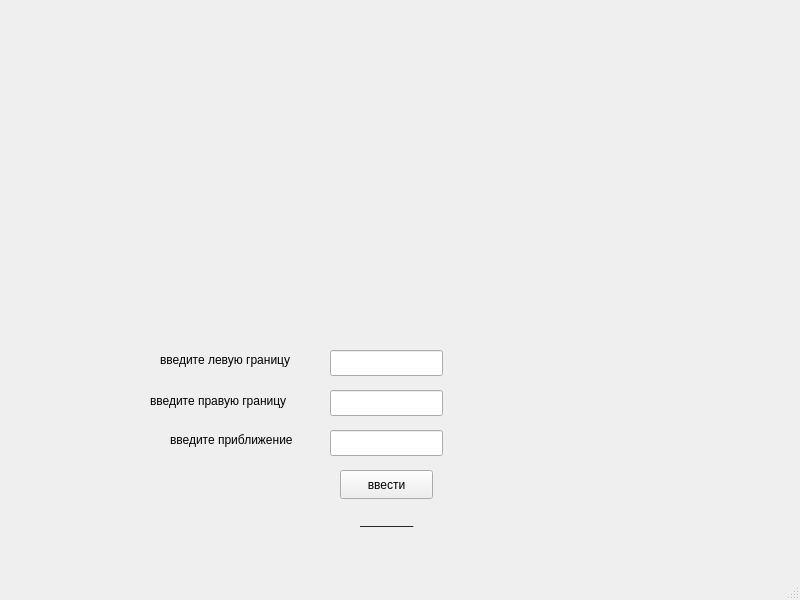
<?xml version="1.0" encoding="UTF-8"?>
<ui version="4.0">
 <class>MainWindow</class>
 <widget class="QMainWindow" name="MainWindow">
  <property name="geometry">
   <rect>
    <x>0</x>
    <y>0</y>
    <width>800</width>
    <height>600</height>
   </rect>
  </property>
  <property name="windowTitle">
   <string>MainWindow</string>
  </property>
  <widget class="QWidget" name="centralwidget">
   <widget class="QLineEdit" name="lineEdit">
    <property name="geometry">
     <rect>
      <x>330</x>
      <y>350</y>
      <width>113</width>
      <height>26</height>
     </rect>
    </property>
   </widget>
   <widget class="QLineEdit" name="lineEdit_2">
    <property name="geometry">
     <rect>
      <x>330</x>
      <y>390</y>
      <width>113</width>
      <height>26</height>
     </rect>
    </property>
   </widget>
   <widget class="QLineEdit" name="lineEdit_3">
    <property name="geometry">
     <rect>
      <x>330</x>
      <y>430</y>
      <width>113</width>
      <height>26</height>
     </rect>
    </property>
   </widget>
   <widget class="QPushButton" name="pushButton">
    <property name="geometry">
     <rect>
      <x>340</x>
      <y>470</y>
      <width>93</width>
      <height>29</height>
     </rect>
    </property>
    <property name="text">
     <string>ввести</string>
    </property>
   </widget>
   <widget class="QLabel" name="label">
    <property name="geometry">
     <rect>
      <x>360</x>
      <y>510</y>
      <width>301</width>
      <height>20</height>
     </rect>
    </property>
    <property name="text">
     <string>________</string>
    </property>
   </widget>
   <widget class="QChartView" name="vchrt" native="true">
    <property name="geometry">
     <rect>
      <x>170</x>
      <y>20</y>
      <width>421</width>
      <height>321</height>
     </rect>
    </property>
   </widget>
   <widget class="QLabel" name="label_2">
    <property name="geometry">
     <rect>
      <x>160</x>
      <y>350</y>
      <width>211</width>
      <height>20</height>
     </rect>
    </property>
    <property name="text">
     <string>введите левую границу</string>
    </property>
   </widget>
   <widget class="QLabel" name="label_3">
    <property name="geometry">
     <rect>
      <x>150</x>
      <y>380</y>
      <width>181</width>
      <height>41</height>
     </rect>
    </property>
    <property name="text">
     <string>введите правую границу</string>
    </property>
   </widget>
   <widget class="QLabel" name="label_4">
    <property name="geometry">
     <rect>
      <x>170</x>
      <y>430</y>
      <width>171</width>
      <height>20</height>
     </rect>
    </property>
    <property name="text">
     <string>введите приближение</string>
    </property>
   </widget>
  </widget>
  <widget class="QMenuBar" name="menubar">
   <property name="geometry">
    <rect>
     <x>0</x>
     <y>0</y>
     <width>800</width>
     <height>26</height>
    </rect>
   </property>
  </widget>
  <widget class="QStatusBar" name="statusbar"/>
 </widget>
 <customwidgets>
  <customwidget>
   <class>QChartView</class>
   <extends>QWidget</extends>
   <header>qchartview.h</header>
   <container>1</container>
  </customwidget>
 </customwidgets>
 <resources/>
 <connections/>
</ui>
